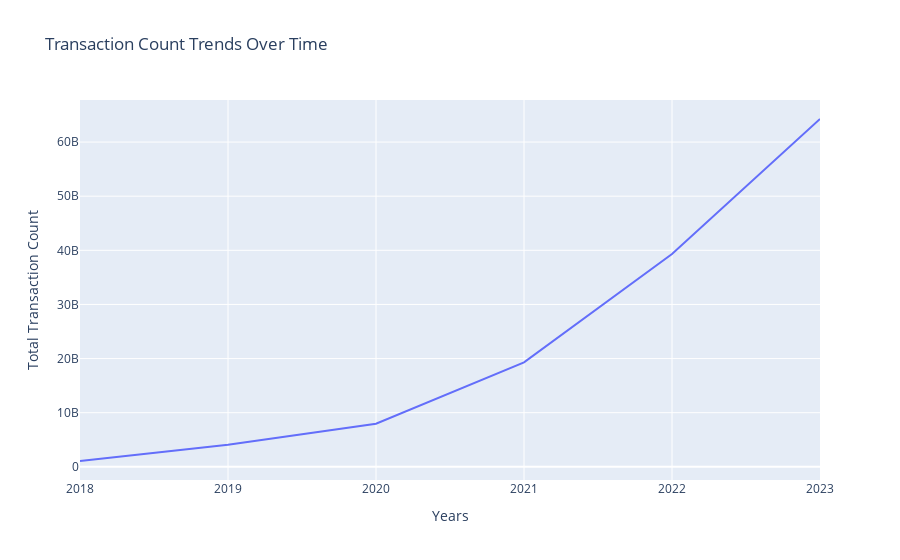

Source (notebook cell):
### Code cell
df_agg = agg_trans_df.groupby('Years')['Transaction_count'].sum().reset_index()

# Plotly Express line chart
fig = px.line(df_agg, x='Years', y='Transaction_count', 
              title='Transaction Count Trends Over Time', 
              labels={'Years': 'Years', 'Transaction_count': 'Total Transaction Count'})

fig.show()

### Figure 1 — Plotly figure (JSON) as saved in the notebook; plotly's stock layout.template omitted (floating-point values rounded to 4 significant figures)
{"data": [{"hovertemplate": "Years=%{x}<br>Total Transaction Count=%{y}<extra></extra>", "legendgroup": "", "line": {"color": "#636efa", "dash": "solid"}, "marker": {"symbol": "circle"}, "mode": "lines", "name": "", "orientation": "v", "showlegend": false, "type": "scatter", "x": ["2018", "2019", "2020", "2021", "2022", "2023"], "xaxis": "x", "y": [1080202410, 4079827215, 7973974741, 19288429220, 39301293734, 64257054687], "yaxis": "y"}], "layout": {"legend": {"tracegroupgap": 0}, "title": {"text": "Transaction Count Trends Over Time"}, "xaxis": {"anchor": "y", "domain": [0, 1], "title": {"text": "Years"}}, "yaxis": {"anchor": "x", "domain": [0, 1], "title": {"text": "Total Transaction Count"}}}}
